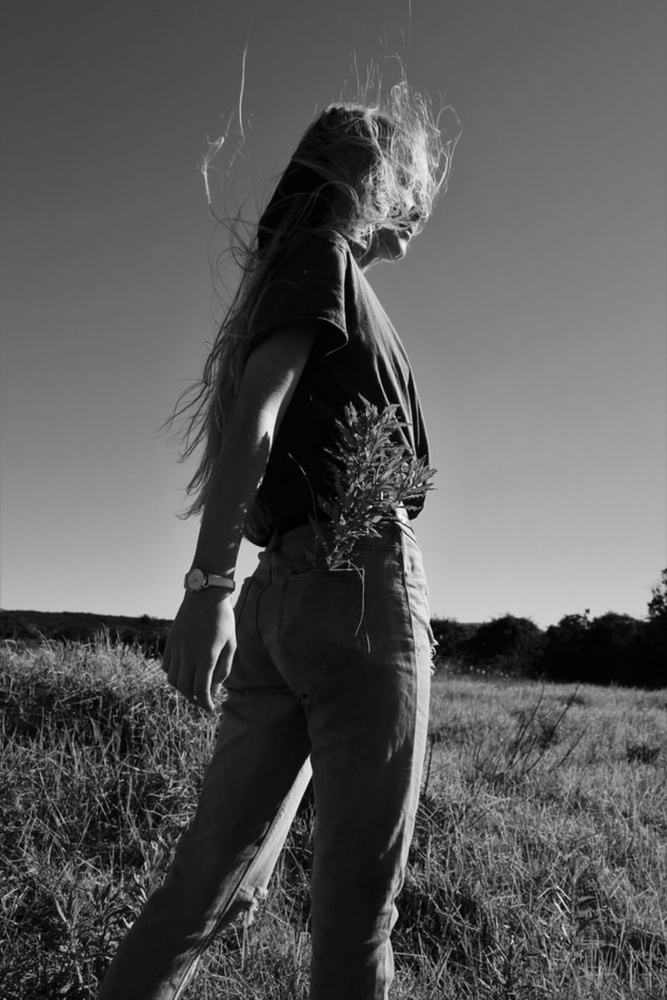
#> input picture examples/loss/orginal.jpg, 667 x 1000 px, shrunk from 1080 x 1620 before the run
$ python trimap.py ../examples/loss/orginal.jpg
#> lines starting #> are read from the running program, lines starting #| are printed output that depends on the picture; after the words box and inside, x2 and y2 are one past the last pixel; in counts of white or black regions, pixels touching at a corner belong together
import cv2
import numpy as np
import argparse
import os


def load_image(image_path):
    """Load an image from a file path."""
#> called with image_path = '../examples/loss/orginal.jpg'
    return cv2.imread(image_path, cv2.IMREAD_GRAYSCALE)
#> returned value is the input picture: shape (1000, 667); min 0, max 253, mean 89.4


def apply_canny_edge_detection(image, threshold1, threshold2):
    """Apply Canny edge detection to an image."""
#> called with threshold1 = 100, threshold2 = 200
    return cv2.Canny(image, threshold1, threshold2)
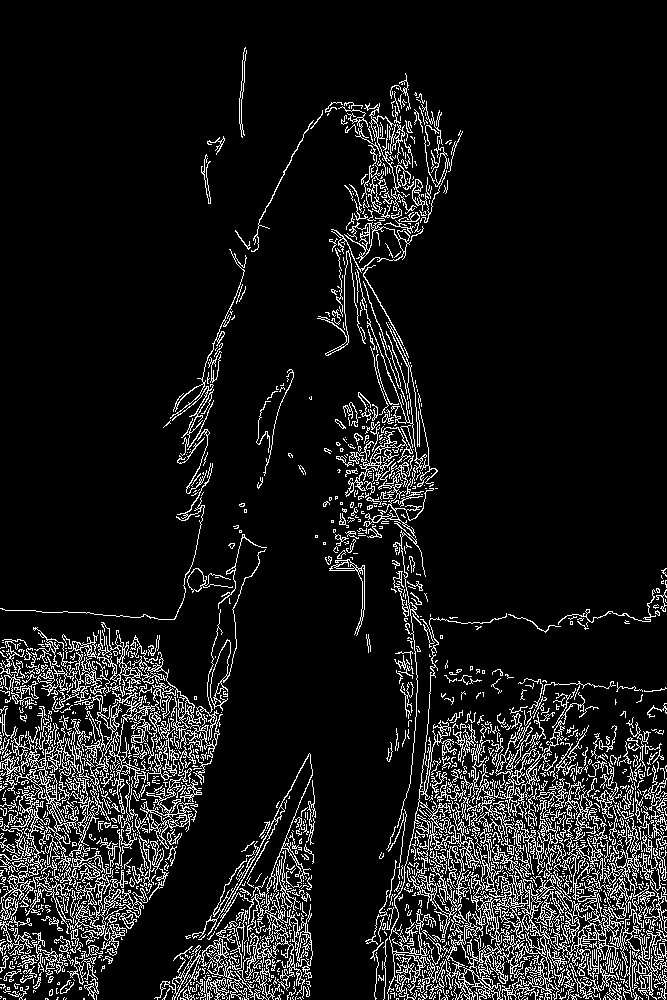
#> returned value: shape (1000, 667); 10.1% white in thin lines or dots


def draw_wide_edges_on_image(original_image, edges, width):
    """Draw a wide path around the edges on the original image with grey color."""
#> called with width = 20
    result_image = cv2.cvtColor(original_image, cv2.COLOR_GRAY2BGR)
    # Dilate the edges to create a wider path
    kernel = np.ones((width, width), np.uint8)
    wide_edges = cv2.dilate(edges, kernel, iterations=1)
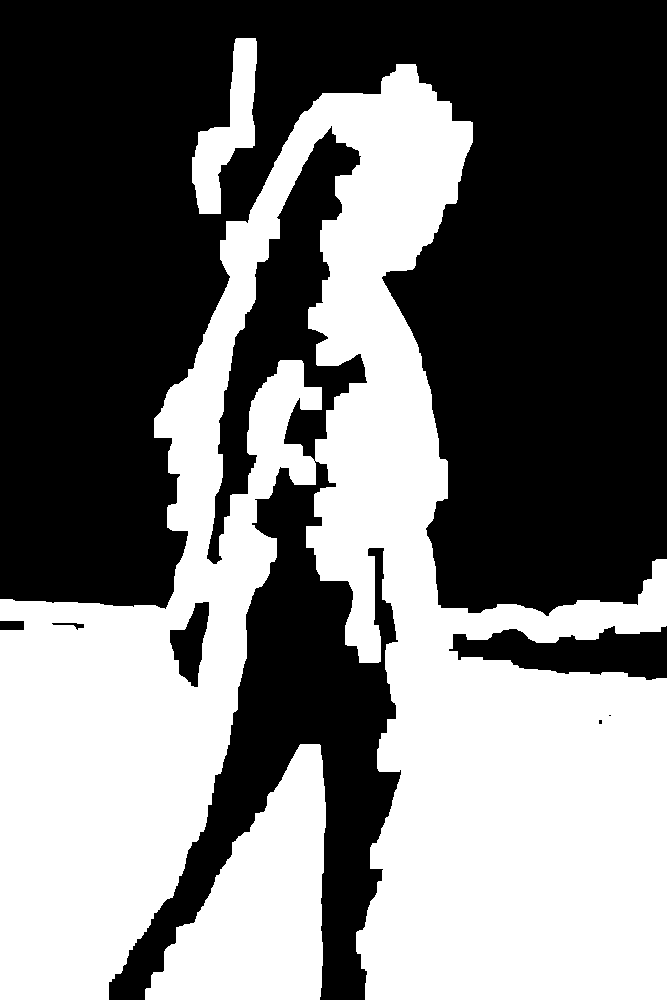
#> wide_edges: shape (1000, 667); 45.4% white; 3 white regions, box (x1, y1, x2, y2) and area: (0, 64, 667, 1000) 271340, (145, 744, 326, 1000) 26239, (192, 38, 257, 214) 5115
    result_image[wide_edges != 0] = [128, 128, 128]  # Drawing edges in grey
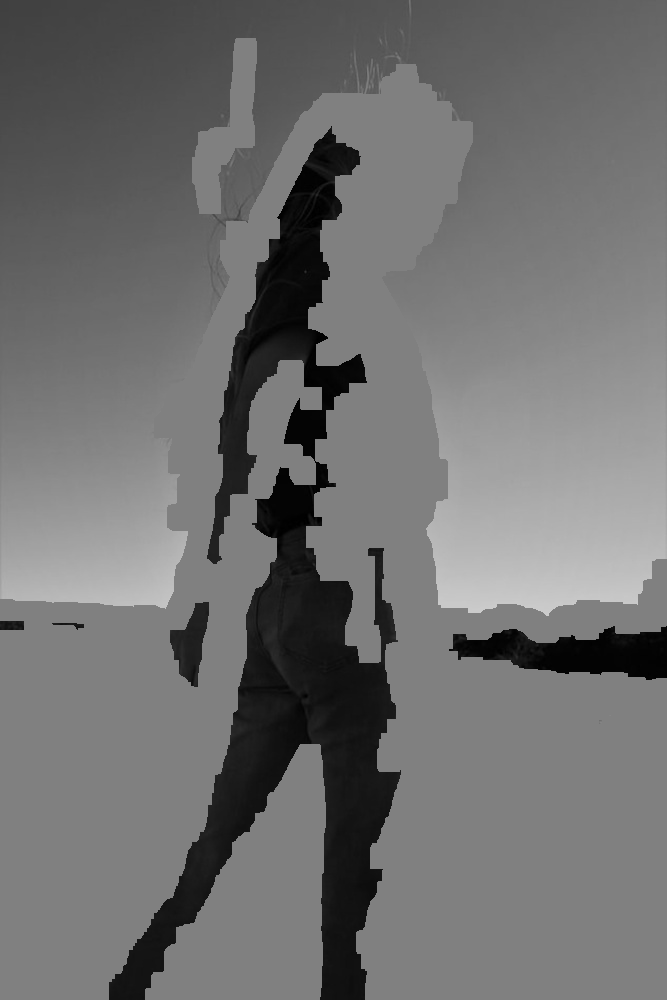
#> result_image: shape (1000, 667, 3); min 0, max 205, mean 111.4
    return result_image


def save_image(image, output_path):
    """Save the image to a file."""
    cv2.imwrite(output_path, image)


def process_image(image_path, threshold1, threshold2, output_dir, width):
    image = load_image(image_path)
    if image is None:
        print(f"Error: Unable to load image from path: {image_path}")
        return

    edges = apply_canny_edge_detection(image, threshold1, threshold2)
    result_image = draw_wide_edges_on_image(image, edges, width)

    filename = os.path.basename(image_path)
    output_path = os.path.join(output_dir, filename)
    save_image(result_image, output_path)
    print(f"Result image saved to {output_path}")


def main(image_path, threshold1, threshold2, output_dir, width):
    if not os.path.exists(output_dir):
        os.makedirs(output_dir)

    if os.path.isdir(image_path):
        for filename in os.listdir(image_path):
            file_path = os.path.join(image_path, filename)
            if os.path.isfile(file_path):
                process_image(file_path, threshold1, threshold2, output_dir, width)
    else:
        process_image(image_path, threshold1, threshold2, output_dir, width)


if __name__ == "__main__":
    parser = argparse.ArgumentParser(
        description="Apply Canny edge detection to an image or a folder of images and save the result."
    )
    parser.add_argument(
        "image_path", type=str, help="Path to the image file or folder."
    )
    parser.add_argument(
        "--threshold1",
        type=int,
        default=100,
        help="First threshold for the hysteresis procedure.",
    )
    parser.add_argument(
        "--threshold2",
        type=int,
        default=200,
        help="Second threshold for the hysteresis procedure.",
    )
    parser.add_argument(
        "--output_dir",
        type=str,
        default="output",
        help="Directory to save the result images.",
    )
    parser.add_argument(
        "--width", type=int, default=20, help="Width of the path around the edges."
    )
    args = parser.parse_args()

    main(args.image_path, args.threshold1, args.threshold2, args.output_dir, args.width)
